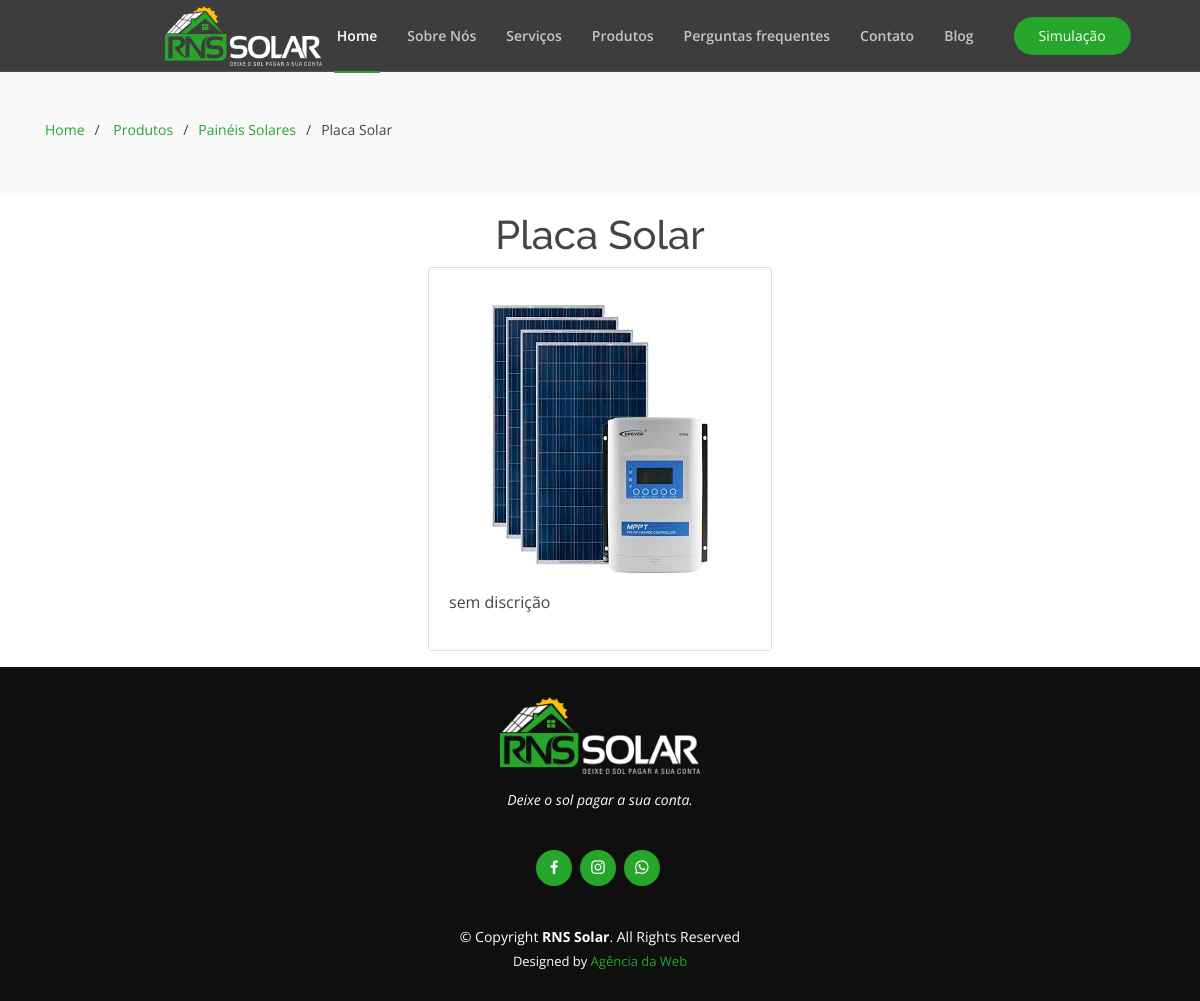
The page /produtos/manutencao-1 on the database its author committed.
### products/models.py (models this page shows, shortened)
class Product(models.Model):
    image =models.ImageField(upload_to='img_products', blank= True)
    title = models.CharField(max_length=200, unique= True)
    slug = models.SlugField(max_length=200,  unique= True)
    discripition = models.TextField()
    category = models.ForeignKey(Category, on_delete=models.CASCADE)

class Category(models.Model):
    name = models.CharField(max_length=200, unique=True)
    def __str__(self):
        return self.name

### products/views.py (the view)
# urls.py: path('<slug:slug>-<int:pk>', views.products_details, name='product_details'),
def products_details(request, slug, pk):
    context = {
        'product': Product.objects.get(id=pk)
    }
    return render(request, "product_details.html", context)

### templates/product_details.html (shortened to what this page needs)
{% extends "base.html" %}
{% block content %}
{% load static %}
<header id="header" class="fixed-top header-inner-pages">
  {% include "navbar.html" %}
</header>
<section id="breadcrumbs" class="breadcrumbs">
  <div class="container" style="margin-top: 2rem;">
    <ol>
      <li><a href="/">Home</a></li>
      <li> <a href="/produtos">Produtos</a></li>
      <li><a href="{% url 'by_category' product.category.id %}">{{ product.category }}</a></li>
      <li>{{ product.title|title }}</li>
    </ol>
    <div class="section-title">
    </div>
  </div>
</section>
<section>
  <div class="container">
    <div class="row justify-content-center">
      <div class="col-md" align="center">
          <h1>{{ product.title|title }}</h1>
      </div>
  </div>
  <div class="row justify-content-center">
    <div class="card">
        <div class="card-body">
            <p class="card-text"><img src="{{ product.image.url }}" class="rounded float-right" style="margin: 1rem;">
              {{ product.discripition | linebreaks }}
            </p>
        </div>
    </div>
</section>
{% include "footer.html" %}
{% endblock %}

### static/assets/css/style.css (style rules this page uses)
body { font-family: "Open Sans", sans-serif; color: #444444; }
a { color: #26a62a; }
h1, h2, h3, h4, h5, h6 { font-family: "Raleway", sans-serif; }
#header { transition: all 0.5s; z-index: 997; border-bottom: 1px solid rgba(255, 255, 255, 0.1); }
#header.header-scrolled, #header.header-inner-pages { background: rgba(40, 40, 40, 0.9); }
section { padding: 1rem; overflow: hidden; }
.section-title { padding-bottom: 30px; }
.breadcrumbs { padding: 15px 0; background: #f9f9f9; min-height: 40px; margin-top: 72px; }
.breadcrumbs ol { display: flex; flex-wrap: wrap; list-style: none; padding: 0 0 10px 0; margin: 0; font-size: 14px; }
.breadcrumbs ol li + li { padding-left: 10px; }
.breadcrumbs ol li + li::before { display: inline-block; padding-right: 10px; color: #424242; content: "/"; }

### rows shown on the page
Product: category "Painéis Solares", title "Placa Solar", image (picture), discripition "sem discrição"
